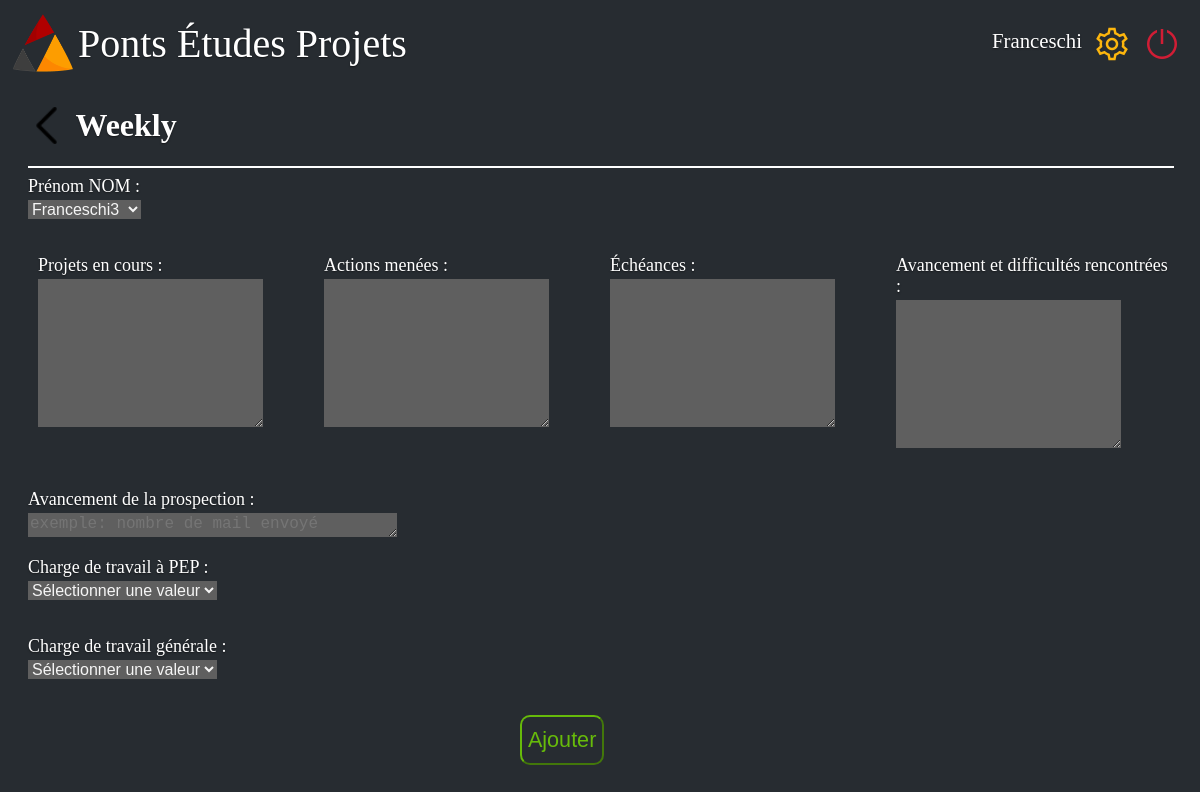
Page /weekly/Franceschi/add on the earlier database version.
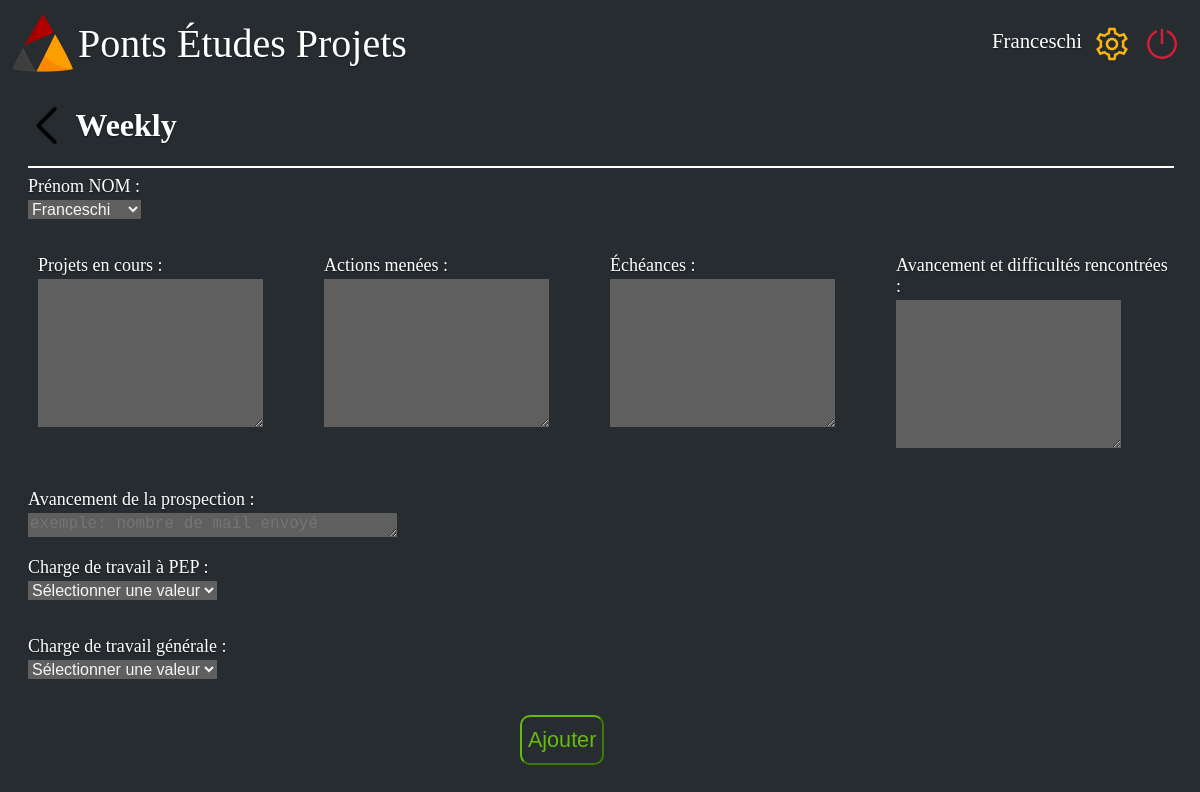
Same page on the later database version.
### web/site.py (models this page shows, shortened)
class db_utilisateurs(db.Model):
    _id = db.Column("id", db.Integer, primary_key= True)
    name = db.Column(db.String(100))
    email = db.Column(db.String(100))
    mdp = db.Column(db.String(100))
    dsi = db.Column(db.Boolean)

### web/site.py (the view, shortened to what this page needs)
@app.route('/weekly/<name>/add',methods=["GET","POST"])
def add_commentaire(name):
    return render_template("weekly.html", name=name, BDD_utilisateur=db_utilisateurs.query.all())

### web/templates/weekly.html (shortened to what this page needs)
<!DOCTYPE html>
<html>
    <head>
        <link rel="stylesheet" href={{ url_for('static', filename='style_weekly8.css') }}/>
    </head>
    <body>
        <div class="barre_principale">
            <div class="logo_junior">
                <a href="/home/{{name}}">
                    <img class= "logo_pep" src={{ url_for('static', filename='PEPLOGO.png') }}  alt= "Logo pep"/>
                    <div class="Junior">Ponts Études Projets</div>
                </a>
            </div>
            <div>
                <nav>
                    <ul class="navbar-nav">
                        <li class="user_name"><a class="user" href="#">{{name}}</a></li>
                        <li class="nav-item"><a href="#"><img src={{ url_for('static', filename='settings.png') }} alt="bouton reglage" ></a></li>
                        <li class="nav-item"><a href='/logout'><img src={{ url_for('static', filename='shutdown.png') }} alt="bouton shutdown" ></a></li>
                    </ul>
                </nav>
            </div>
        </div>
        <br>
        <div class="page_margins">
            <h1 class="page_title">
                <a href="/weekly/{{name}}">
                    <img src={{ url_for('static', filename='back1.png') }} alt="bouton retour">
                </a>
                &nbsp; Weekly
            </h1>
            <hr color="white" style="width: 100%;">
            <form class="page_body" method="post">
                Prénom NOM :<br>
                <select name="name" class="textarea-control1" >
                    {% for user in BDD_utilisateur %}
                        <option>{{user.name}}</option>
                    {% endfor %}
                </select>
                <br>
                <br>
                <section>
                    <div class="colonne">
                        Projets en cours :<br>
                        <textarea name="projet" class="textarea-control" rows="8" cols="35" wrap="hard"></textarea><br>
                    </div>
                    <div class="colonne">
                        Actions menées :<br>
                        <textarea name="action" class="textarea-control" rows="8" cols="35" wrap="hard"></textarea><br>
                    </div>
                    <div class="colonne">
                        Échéances :<br>
                        <textarea name="echeance"class="textarea-control" rows="8" cols="35" wrap="hard"></textarea><br>
                    </div>
                    <div class="colonne">
                        Avancement et difficultés rencontrées : <br>
                        <textarea name="avancement" class="textarea-control" rows="8" cols="35" wrap="hard"></textarea><br>
                    </div>
                </section>
                <br>
                <div >
                    Avancement de la prospection : <br>
                    <textarea name="prospection" class="textarea-control3" rows="8" cols="35" wrap="hard" placeholder="exemple: nombre de mail envoyé"></textarea><br>
                </div>
                Charge de travail à PEP : <br>
                <select name="travail_pep" class="textarea-control1">
                    <option value="">Sélectionner une valeur</option>
                </select>
                <br>
                <br>
                Charge de travail générale : <br>
                <select name="travail_gene" class="textarea-control1">
                    <option value="">Sélectionner une valeur</option>
                </select>
                <br>
                <br>
                <button class="valider" type="submit" width="50%">       Ajouter       </button>
            </form>
        </div>
    </body>
</html>

Differences in the rows shown:
now on this page (row edited): db_utilisateurs: name "Franceschi"
Other differences:
form field name: "Franceschi3" → "Franceschi"
{{ name }}: "Franceschi" → (not shown)
